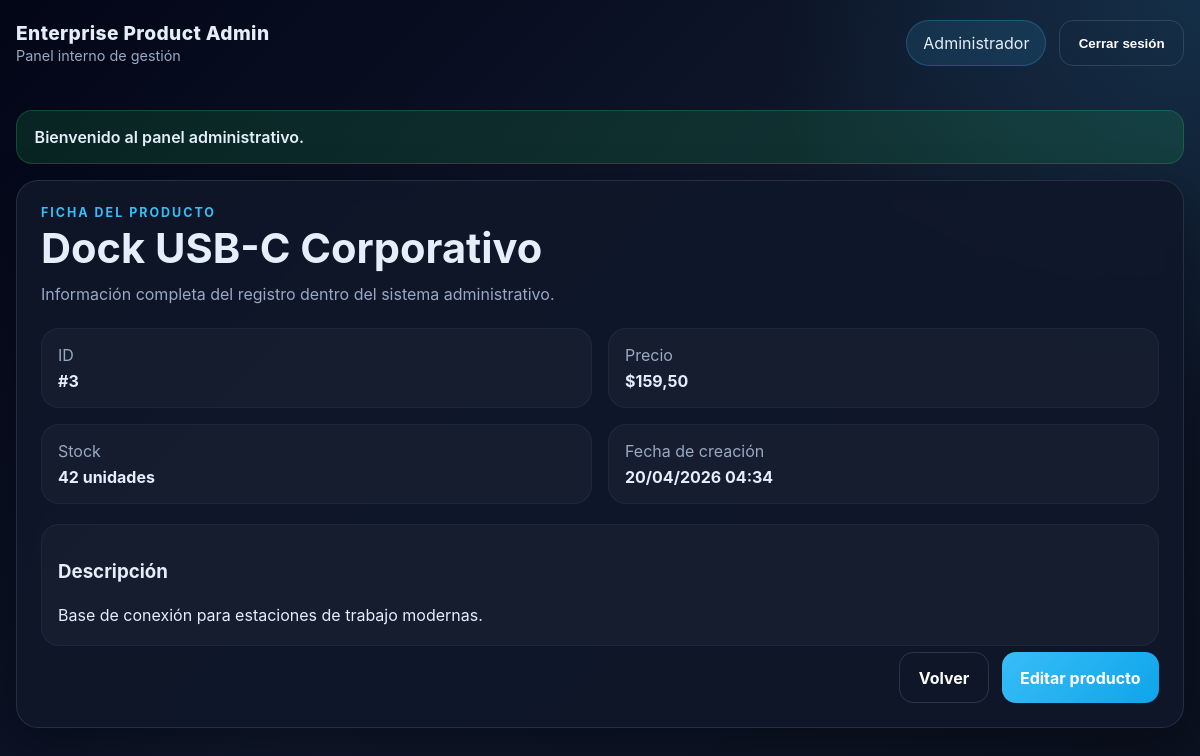
/?route=products/show&id=3 (signed in), run on the app's committed database.
### tables this page shows
CREATE TABLE IF NOT EXISTS products (
    id INT AUTO_INCREMENT PRIMARY KEY,
    name VARCHAR(150) NOT NULL,
    description TEXT NULL,
    price DECIMAL(10,2) NOT NULL,
    stock INT NOT NULL,
    created_at TIMESTAMP DEFAULT CURRENT_TIMESTAMP
);

### core/Controller.php (called while the page is built, shortened)
<?php
abstract class Controller
{
    protected function view(string $view, array $data = []): void
    {
        extract($data, EXTR_SKIP);
        $viewPath = __DIR__ . '/../views/' . $view . '.php';
        require __DIR__ . '/../views/layouts/header.php';
        require $viewPath;
        require __DIR__ . '/../views/layouts/footer.php';
    }
}

### controllers/ProductController.php (called while the page is built, shortened)
<?php
require_once __DIR__ . '/../core/Controller.php';
require_once __DIR__ . '/../models/Product.php';
class ProductController extends Controller
{
    private Product $productModel;
    public function __construct()
    {
        $this->productModel = new Product();
    }
    public function show(): void
    {
        $id = (int)($_GET['id'] ?? 0);
        $product = $this->productModel->find($id);
        $this->view('products/show', [
            'title' => 'Detalle del producto',
            'product' => $product,
            'csrf' => $this->csrfToken(),
        ]);
    }
}

### core/Router.php (called while the page is built, shortened)
<?php
class Router
{
    private array $routes = [
        'GET' => [],
        'POST' => [],
    ];
    public function get(string $path, array $handler, array $middlewares = []): void
    {
        $this->routes['GET'][$path] = compact('handler', 'middlewares');
    }
    public function post(string $path, array $handler, array $middlewares = []): void
    {
        $this->routes['POST'][$path] = compact('handler', 'middlewares');
    }
    public function dispatch(string $method, string $path): void
    {
        $route = $this->routes[$method][$path] ?? null;
        [$controllerClass, $action] = $route['handler'];
        $controller = new $controllerClass();
        $controller->$action();
    }
}

### public/index.php (called while the page is built, shortened)
<?php
require_once __DIR__ . '/../core/Router.php';
require_once __DIR__ . '/../controllers/ProductController.php';
$router = new Router();
$router->get('/', [AuthController::class, 'showLogin']);
$router->get('login', [AuthController::class, 'showLogin']);
$router->post('login', [AuthController::class, 'login']);
$router->post('logout', [AuthController::class, 'logout'], [AuthMiddleware::class]);
$router->get('products', [ProductController::class, 'index'], [AuthMiddleware::class]);
$router->get('products/create', [ProductController::class, 'create'], [AuthMiddleware::class]);
$router->post('products/store', [ProductController::class, 'store'], [AuthMiddleware::class]);
$router->get('products/show', [ProductController::class, 'show'], [AuthMiddleware::class]);
$router->get('products/edit', [ProductController::class, 'edit'], [AuthMiddleware::class]);
$router->post('products/update', [ProductController::class, 'update'], [AuthMiddleware::class]);
$router->post('products/delete', [ProductController::class, 'destroy'], [AuthMiddleware::class]);
$route = trim((string)($_GET['route'] ?? '/'), '/');
$route = $route === '' ? '/' : $route;
$method = $_SERVER['REQUEST_METHOD'] ?? 'GET';
$router->dispatch($method, $route);

### config/database.php (called while the page is built)
<?php
class Database
{
    public static function connect()
    {
        $host = '127.0.0.1';
        $port = '8889';
        $db   = 'crud_productos';
        $user = 'root';
        $pass = 'root';
        $charset = 'utf8mb4';
        $dsn = "mysql:host=$host;port=$port;dbname=$db;charset=$charset";
        return new PDO($dsn, $user, $pass, [
            PDO::ATTR_ERRMODE => PDO::ERRMODE_EXCEPTION,
            PDO::ATTR_DEFAULT_FETCH_MODE => PDO::FETCH_ASSOC,
        ]);
    }
}

### core/Model.php (called while the page is built, shortened)
<?php
require_once __DIR__ . '/../config/database.php';
abstract class Model
{
    public function __construct()
    {
        $this->db = Database::connect();
    }
}

### models/Product.php (called while the page is built, shortened)
<?php
require_once __DIR__ . '/../core/Model.php';
class Product extends Model
{
    public function find(int $id): ?array
    {
        $stmt = $this->db->prepare('SELECT * FROM products WHERE id = :id LIMIT 1');
        $stmt->execute(['id' => $id]);
        $product = $stmt->fetch();
        return $product ?: null;
    }
}

### views/products/show.php (the view)
<section class="detail-grid">
    <article class="card detail-card">
        <div class="panel-heading">
            <p class="eyebrow">Ficha del producto</p>
            <h1><?= e($product['name']); ?></h1>
            <p class="muted">Información completa del registro dentro del sistema administrativo.</p>
        </div>
        <div class="detail-list">
            <div><span>ID</span><strong>#<?= e((string)$product['id']); ?></strong></div>
            <div><span>Precio</span><strong>$<?= e(number_format((float)$product['price'], 2, ',', '.')); ?></strong></div>
            <div><span>Stock</span><strong><?= e((string)$product['stock']); ?> unidades</strong></div>
            <div><span>Fecha de creación</span><strong><?= e(date('d/m/Y H:i', strtotime($product['created_at']))); ?></strong></div>
        </div>
        <div class="description-box">
            <h3>Descripción</h3>
            <p><?= nl2br(e($product['description'] ?: 'Sin descripción registrada.')); ?></p>
        </div>
        <div class="form-actions">
            <a href="<?= BASE_URL ?>/?route=products" class="btn btn-ghost">Volver</a>
            <a href="<?= BASE_URL ?>/?route=products/edit&id=<?= e((string)$product['id']); ?>" class="btn btn-primary">Editar producto</a>
        </div>
    </article>
</section>

### public/assets/css/app.css (style rules this page uses)
:root { --bg: #0b1120; --bg-soft: #111827; --panel: rgba(15, 23, 42, 0.88); --panel-border: rgba(148, 163, 184, 0.18); --text: #e5eefb; --muted: #9aa8c4; --primary: #38bdf8; --primary-dark: #0ea5e9; --danger: #ef4444; --success: #22c55e; --warning: #f59e0b; --shadow: 0 18px 50px rgba(0, 0, 0, 0.35); }
* { box-sizing: border-box; }
html, body { margin: 0; padding: 0; font-family: Inter, Arial, sans-serif; background: radial-gradient(circle at top right, rgba(56, 189, 248, 0.15), transparent 30%), linear-gradient(135deg, #020617, #0f172a 50%, #0b1120 100%); color: var(--text); }
a { text-decoration: none; color: inherit; }
body { min-height: 100vh; }
.card, .auth-card, .detail-card { background: var(--panel); border: 1px solid var(--panel-border); border-radius: 22px; box-shadow: var(--shadow); backdrop-filter: blur(10px); }
.panel-heading h1, .hero-panel h1 { margin: .2rem 0 .55rem; font-size: clamp(1.9rem, 4vw, 2.6rem); }
.eyebrow { margin: 0; text-transform: uppercase; letter-spacing: .16em; font-size: .78rem; color: var(--primary); font-weight: 700; }
.muted { color: var(--muted); margin: 0; line-height: 1.6; }
.form-actions { display: flex; justify-content: flex-end; gap: .8rem; grid-column: 1 / -1; margin-top: .4rem; }
.btn { display: inline-flex; align-items: center; justify-content: center; gap: .45rem; padding: .9rem 1.15rem; border-radius: 14px; border: none; cursor: pointer; font-weight: 700; transition: .2s ease; color: white; }
.btn-primary { background: linear-gradient(135deg, var(--primary), var(--primary-dark)); }
.btn-outline, .btn-ghost { background: transparent; border: 1px solid rgba(148,163,184,.22); }
.detail-grid { display: grid; grid-template-columns: 1fr; }
.detail-card { padding: 1.5rem; }
.detail-list { display: grid; grid-template-columns: repeat(2, 1fr); gap: 1rem; margin: 1.25rem 0; }
.detail-list div, .description-box { padding: 1rem; border-radius: 18px; background: rgba(255,255,255,.03); border: 1px solid rgba(148,163,184,.08); }
.detail-list span { display: block; color: var(--muted); margin-bottom: .4rem; }
.description-box p { margin: .5rem 0 0; color: var(--text); line-height: 1.7; }

### data on the page
products: name "Dock USB-C Corporativo", id "3", price "159,50", stock "42", created_at "20/04/2026 04:34", description "Base de conexión para estaciones de trabajo modernas."

### other printed values
$user['name'] "Administrador"
$flash['message'] "Bienvenido al panel administrativo."
